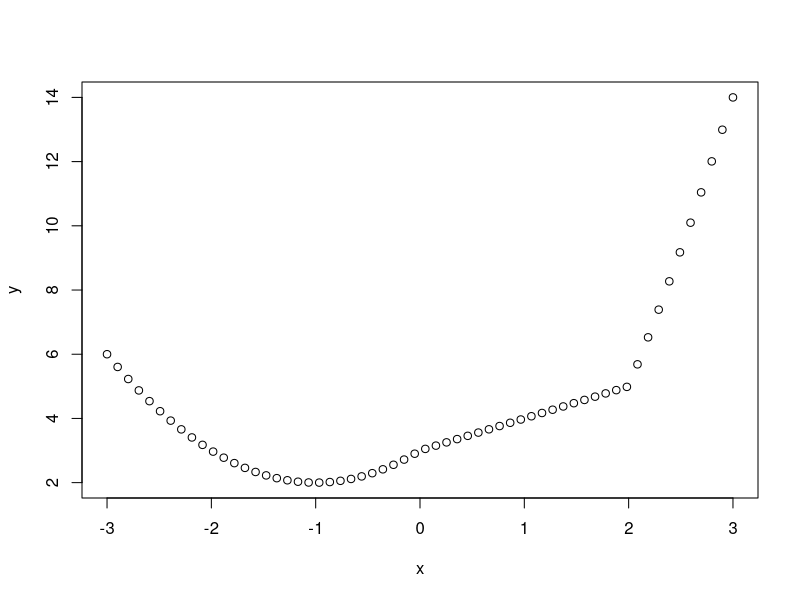

Recreate this plot in R.
## ---- chunk 1
#(a)
x <- c(1:20)
x
### x is the final answer

#(b)
x <- c(20:1)
x
### x is the final answer

#(c)
x <- c(1:20,19:1)
x
### x is the final answer

#(d)
tmp <- c(4,6,3)
tmp

#(e)
x <- rep(c(4,6,3),10)
x
### x is the final answer

#(f)
x <- c(rep(c(4,6,3),10,),4)
x
### x is the final answer

#(g)
x <- c(rep(c(4),10),rep(c(6),20),rep(c(3),30))
x
### x is the final answer
## ---- chunk 2
x <- seq(3,6, by=0.1)
y <- exp(x)*cos(x)
y
### y is the final answer
## ---- chunk 3
#(a)
x <- seq(3,36, by=3)
y <- seq(1,34, by=3)
z <- 0.1^x*0.2^y
z
### z is the final answer

#(b)
x <- 2^c(1:25)
y <- c(1:25)
z<- x/y
z
### z is the final answer
## ---- chunk 4
#(a)
i <- c(10:100)
s <- sum(i^3 + 4*i^2)
s
### s is the final answer

#(b)
i <- c(1:25)
s <- sum(2^i/i + 3^i/i^2)
s
### s is the final answer
## ---- chunk 5
#(a)
label <- paste("label", 1:30, sep=" ")

#(b)
fn <- paste("fn", 1:30, sep = "")
## ---- chunk 6
set.seed(50)
xVec <- sample(0:999, 250, replace=T)
yVec <- sample(0:999, 250, replace=T)
n <- length(xVec)

#(a)
p_a <- yVec[-1] - xVec[-n]

#(b)
p_b <- sin(yVec[-n]) / cos(xVec[-1])

#(c)
p_c <- xVec[1:(n-2)] + 2 * xVec[2:(n-1)] - xVec[3:n]

#(d)
p_d <- sum(exp(-xVec[-1]) / (xVec[-n] + 10))
## ---- chunk 7
set.seed(50)
xVec <- sample(0:999, 250, replace=T)
yVec <- sample(0:999, 250, replace=T)
n <- length(xVec)

#(a)
p_a <- yVec[yVec > 600]

#(b)
p_b <- which(yVec > 600)

#(c)
p_c <- xVec[yVec > 600]

#(d)
x_bar <- mean(xVec)
p_d <- sqrt(abs(xVec - x_bar))

#(e)
y_max <- max(yVec)
p_e <- sum(abs(yVec - y_max) <= 200)

#(f)
p_f <- sum(xVec %% 2 == 0)

#(g)
order_y <- order(yVec)
p_g <- xVec[order_y]

#(h)
index <- seq(1,length(yVec),by = 3)
p_h <- yVec[index]
## ---- chunk 8
i <- 1:19
s <- (2 * i) / (2*i + 1)
SUM <- sum(c(1,cumprod(s)))
## ---- chunk 9
#(a)
A <- matrix(c(1,5,-2,1,2,-1,3,6,-3),3,3)
A %*% A %*% A

#(b)
A[,3] <- A[,2]+A[,3]
A
## ---- chunk 10
B <- matrix(c(10,-10,10),byrow=TRUE,nrow=15,ncol=3)
B

B_1 <- t(B) %*% B
B_2 <- crossprod(B)
B_1 == B_2
## ---- chunk 11
metE <- matrix(c(0),6,6)

row(metE)
col(metE)

col(metE)-row(metE)
abs(col(metE)-row(metE)) == 1
## ---- chunk 12
outer(0:4,0:4,"+")
## ---- chunk 13
#(a)
i <- 1:5
j <- 1:5
A <- outer(i,j, function(i,j) (i + j - 2) %% 5)

#(b)
i <- 1:10
j <- 1:10
B <- outer(i,j, function(i,j) (i + j - 2) %% 10)

# (c)
i <- 1:9
j <- 1:9
C <- outer(i,j, function(i,j) (i - j) %% 9)
## ---- chunk 14
i <- 1:5
j <- 1:5
A <- outer(i, j, function(i, j) abs(i - j) + 1)

y <- c(7,-1,-3,5,17)

x <- solve(A, y)
x
## ---- chunk 15
set.seed(75)
aMat <- matrix( sample(10, size=60, replace=T), nr=6)
aMat

#(a)
p_a <- rowSums(aMat > 4)
p_a

#(b)
p_b <- which(rowSums(aMat == 7) == 2)
p_b

#(c)

## ---- chunk 16
# (a)
tmpFn1 <- function(xVec){
  n = length(xVec)
  return(xVec^(1:n))
}

tmpFn2 <- function(xVec){
  n = length(xVec)
  return(xVec^(1:n) / (1:n))
}

#(b)
tmpFn3 <- function(x,n){
  k = 1:n
  return(1 + sum(x^k / k))
}
## ---- chunk 17
tmpFn <- function(xVec) {
  n = length(xVec)
  res = numeric(n-2)
  for (i in 1:(n-2)) {
  res[i] <- mean(xVec[i:(i+2)])
  }
  return(res)
}

tmpFn(c(1:5,6:1))
## ---- chunk 18
tmpFn <- function(xVec) {
  y = numeric(length(xVec))
  y[xVec < 0] = xVec[xVec < 0]^2 + 2*xVec[xVec < 0] + 3
  y[xVec >= 0 & xVec < 2] = xVec[xVec >= 0 & xVec < 2] + 3
  y[xVec >= 2] = xVec[xVec >= 2]^2 + 4*xVec[xVec >= 2] - 7
  return(y)
}

x <- seq(-3,3,length.out=60)
y <- tmpFn(x)
plot(x,y)
## ---- chunk 19
A <- matrix(c(1,5,-2,1,2,-1,3,6,-3),3,3)

tmpFn_1 <- function(a) {
  if(!is.matrix(a)) stop("Input is not a matrix!")
  a[a %% 2 == 1] <- 2*a[a %% 2 == 1]
  a[a %% 2 == -1] <- 2*a[a %% 2 == -1]
  return(a)
}

tmpFn_1(A)
## ---- chunk 20
#(a)
f_a <- function(xVec,yVec){
  zVec <- outer(yVec, xVec, "<")
  return(colSums(zVec))
}

#(b)
f_b <- function(xVec,yVec){
  zVec <- sapply(xVec, function(xVec_k) sum(yVec < xVec_k))
  return(zVec)
}

#(c)
f_c <- function(xVec,yVec){
  zVec <- vapply(xVec, function(xVec_k) sum(yVec < xVec_k), FUN.VALUE = integer(1))
  return(zVec)
}

#(d)


#(e)
set.seed(1)
a <- runif(10,0,100)
b <- runif(10,1,99)
f_a(a,b)
f_b(a,b)
f_c(a,b)

set.seed(1)
system.time(f_a(a,b), gcFirst = TRUE)
system.time(f_b(a,b), gcFirst = TRUE)
system.time(f_c(a,b), gcFirst = TRUE)
## ---- chunk 21
#(a)
A_no_NA <- function(A){
  c_d = colSums(is.na(A))
  c_k = c_d == 0
  A_1 = A[, c_k, drop=FALSE]
  return(A_1)
}

A <- matrix(c(1,NA,3,4,5,6,7,NA,9),3,3,byrow=TRUE)
A_no_NA(A)

#(b)
A_no_NA_1 <- function(A){
  c_d = colSums(is.na(A))
  r_d = rowSums(is.na(A))
  c_k <- c_d == 0
  r_k <- r_d == 0
  A_2 = A[r_k, c_k, drop=FALSE]
  return(A_2)
}
A_no_NA_1(A)
## ---- chunk 22
# (a)
empCopula <- function(u,v,xVec,yVec){
  n <- length(xVec)
  r <- rank(xVec)
  s <- rank(yVec)
  U <- r / (n + 1)
  V <- s / (n + 1)
  P_1 <- mean((U <= u) & (V <= v))
  return(P_1)
}

# (b)
empCopula_2 <- function(u,v,xVec,yVec){
   n <- length(xVec)
   u <- rank(xVec)
   v <- rank(yVec)
   U <- r / (n + 1)
   V <- s / (n + 1)
   if (length(u) == 1L) u <- rep(u, length(v))
   if (length(v) == 1L) v <- rep(v, length(u))
   MatU <- outer(U,u,'<=')
   MatV <- outer(V,v,'<=')
   P_2 <- colMeans(MatU & MatV)
   return(P_2)
}
## ---- chunk 23
#(a)
funA <- function(n){
  S_o <- 0
  for (r in 1:n) {
    S_i <- 0
    for (s in 1:r) {
      S_i <- S_i + s^2 / (10 + 4*r^3)
    }
    S_o <- S_o + S_i
  }
  return(S_o)
}
funA(100)
system.time(funA(100))

#(b)
funB <- function(n){
  r <- row(matrix(0,n,n))
  s <- col(matrix(0,n,n))
  S <- (s^2) / (10 + 4*r^3) * (s <= r)
  return(sum(S))
}
funB(100)
system.time(funB(100))

#(c)
funC <- function(n){
  r <- 1:n
  s <- 1:n
  Mat <- outer(r,s,function(r,s) (s^2) / (10 + 4*r^3) * (s <= r))
  return(sum(Mat))
}
funC(100)
system.time(funC(100))

#(d)
funD_a <- function(r){
  As <- sum((1:r)^2 / (10 + 4*r^3))
  return(As)
}

funD <- function(n){
  D <- sum(sapply(1:n, funD_a))
  return(D)
}
funD(100)
system.time(funD(100))

#(e)
funE_a <- function(r,s){
  (s^2) / (10 + 4*r^3) * (s <= r)
}

funE <- function(n){
  r <- rep(1:n, each = n)
  s <- rep(1:n, times = n)
  E <- sum(mapply(funE_a,r,s))
  return(E)
}
funE(100)
system.time(funE(100))

# funB & funC are the fastest.
## ---- chunk 24
#(a)
tsEwma <- function(tsDat, m0 = 0, delta = 0.7){
  n <- length(tsDat)
  out <- numeric(n)
  m_prev <- m0
  
  for(t in seq_len(n)){
  zt <- tsDat[t]
  m_curr <- delta * m_prev + (1 - delta) * zt
  out[t] <- m_curr
  m_prev <- m_curr
  }
  S <- ts(out, start = start(tsDat), frequency = frequency(tsDat))
  return(S)
}

#(b)
tsEwma_fast <- function(tsDat, m0 = 0, delta = 0.7) {
  z <- unclass(tsDat)
  n <- length(z)
  out <- numeric(n)
  m_prev <- m0

  for (t in seq_len(n)) {
    m_prev <- delta * m_prev + (1 - delta) * z[t]
    out[t] <- m_prev
  }
  S <- ts(out, start = start(tsDat), frequency = frequency(tsDat))
  return(S)
}
## ---- chunk 25
#(a)
myListFn <- function(n) {
  x <- rnorm(n)
  xbar <- mean(x)
  
  if(xbar > 0){
    y <- rexp(n, rate = 1 / xbar)
  } else if(xbar < 0){
    y <- -rexp(n,rate = 1 / (-xbar))
  } else{
    y <- numeric(n)
  }
  k <- sum(abs(y) > abs(x))
  A <- list(xVec = x, yVec = y, count = k)
  return(A)
}

#(b)
lapply( rep(10,4), myListFn )
sapply( rep(10,4), myListFn )

set.seed(1)
myList <- lapply(rep(10, 1000), myListFn)

#(c)
list_y <- lapply(myList, '[[',"yVec")
str(list_y[[1]])
length(list_y)

#(d)
MatY <- do.call(cbind, list_y)
dim(MatY)

#(e)
myList_count <- lapply(myList, function(z) { z$count <- NULL; z })
str(myList_count[[1]])

#(f)
idx_gt2 <- sapply(myList, `[[`, "count") > 2
myList_gt2 <- myList[idx_gt2]
length(myList_gt2)
## ---- chunk 26
X <- do.call(rbind, lapply(myList, `[[`, "xVec"))
Y <- do.call(rbind, lapply(myList, `[[`, "yVec"))
dim(X)
dim(Y)

#(a)
w <- 1:10
p_a <- as.vector( (X %*% w) / (Y %*% w) )

#(b)
p_b <- X - Y

#(c)
i <- 1:1000
X_1   <- sum(i * X[, 2])
Y_1 <- sum(10 * Y[, 2])
p_c <- X_1 / Y_1
## ---- chunk 27
#(a)
testFn <- function(A){
  mins_ik <- apply(A, c(2, 3), min)
  sums_ik <- apply(A, c(2, 3), sum)
  maxs_ik <- apply(A, c(2, 3), max)
  
  wArr <- sweep(A, MARGIN = c(2, 3), STATS = mins_ik, FUN = "-")
  zMat <- sums_ik - maxs_ik
  list(wArr = wArr, zMat = zMat)
}

#(b)
testFn2 <- function(A) {
  d3 <- dim(A)[3]
  A_pow <- sweep(A, MARGIN = 3, STATS = 1:d3, FUN = "^")
  apply(A_pow, c(2, 3), sum)
}
